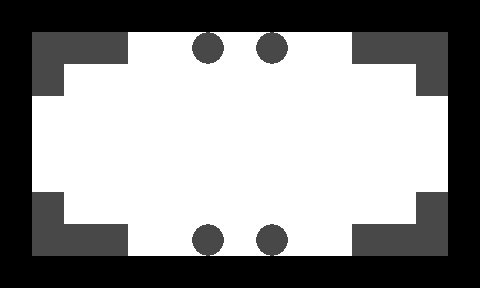

Tiled map render using the project's own tile images. Description and the whole map definition, tile-layer contents included, below:
An orthogonal 15x9 tile map with 32x32 px tiles, 2 tile layers (1, 2).

<map version="1.0" orientation="orthogonal" width="15" height="9" tilewidth="32" tileheight="32">
 <tileset firstgid="1" name="n_tiles1" tilewidth="32" tileheight="32">
  <image source="../../images/map/common/n_tiles1.png" width="128" height="64" />
 </tileset>
 <layer name="1" width="15" height="9">
  <data encoding="csv">
1,1,1,1,1,1,1,1,1,1,1,1,1,1,1,
1,1,1,1,1,1,1,1,1,1,1,1,1,1,1,
1,1,1,1,1,1,1,1,1,1,1,1,1,1,1,
1,1,1,1,1,1,1,1,1,1,1,1,1,1,1,
1,1,1,1,1,1,1,1,1,1,1,1,1,1,1,
1,1,1,1,1,1,1,1,1,1,1,1,1,1,1,
1,1,1,1,1,1,1,1,1,1,1,1,1,1,1,
1,1,1,1,1,1,1,1,1,1,1,1,1,1,1,
1,1,1,1,1,1,1,1,1,1,1,1,1,1,1
</data>
 </layer>
 <layer name="2" width="15" height="9">
  <data encoding="csv">
2,2,2,2,2,2,2,2,2,2,2,2,2,2,2,
2,4,4,4,0,0,3,0,3,0,0,4,4,4,2,
2,4,0,0,0,0,0,0,0,0,0,0,0,4,2,
2,0,0,0,0,0,0,0,0,0,0,0,0,0,2,
2,0,0,0,0,0,0,0,0,0,0,0,0,0,2,
2,0,0,0,0,0,0,0,0,0,0,0,0,0,2,
2,4,0,0,0,0,0,0,0,0,0,0,0,4,2,
2,4,4,4,0,0,3,0,3,0,0,4,4,4,2,
2,2,2,2,2,2,2,2,2,2,2,2,2,2,2
</data>
 </layer>
</map>
